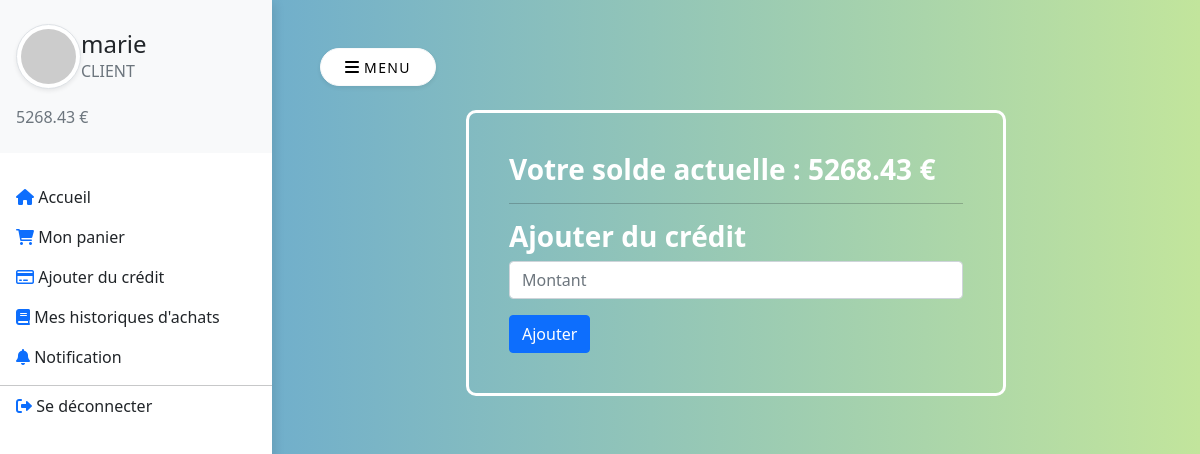
Before: /index.php?p=credit (signed in) with the older database file.
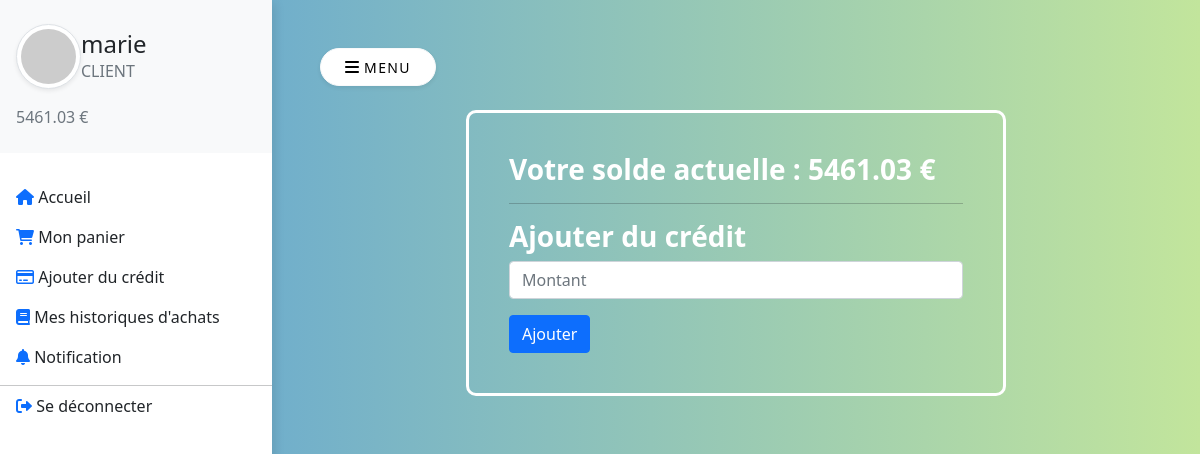
After: the same page with the newer database file.
### tables this page shows
CREATE TABLE "utilisateur" (
	"id"	TEXT NOT NULL,
	"ville"	TEXT NOT NULL,
	"mdp"	TEXT NOT NULL,
	"role"	TEXT NOT NULL,
	"solde"	INTEGER NOT NULL DEFAULT 0,
	PRIMARY KEY("id")
);

### BDD/Commun.php (called while the page is built, shortened)
<?php
class Commun {
    protected $pdo;
    function __construct()
    {
        $this->pdo = new PDO('sqlite:../BDD/commerce.db', null, null, [
            PDO::ATTR_ERRMODE => PDO::ERRMODE_EXCEPTION,
            PDO::ATTR_DEFAULT_FETCH_MODE => PDO::FETCH_ASSOC
        ]);
    }
    function getRole($id): string
    {
        $req = "SELECT role FROM utilisateur WHERE id = :id";
        $p = $this->pdo->prepare($req);
        $p->execute([
            'id' => $id
        ]);
        return $p->fetch()['role'];
    }
}

### BDD/client/Client.php (called while the page is built, shortened)
<?php
class Client extends Commun {
    function getMonSolde(): float
    {
        $req = "SELECT solde FROM utilisateur WHERE id = :utilisateurActuel";
        $p = $this->pdo->prepare($req);
        $p->execute([
            'utilisateurActuel' => $_SESSION['id']
        ]);
        return $p->fetch()['solde'];
    }
}

### pages/client/credit.php (the view)
<div class="form-body">
    <div class="row">
        <div class="form-holder">
            <div class="form-content">
                <div class="form-items">
                    <h3>Votre solde actuelle : <?= $solde ?> €</h3>
                    <hr>
                    <h3>Ajouter du crédit</h3>
                    <div class="col-md-12 mt-2">
                        <input class="form-control" type="number" placeholder="Montant" id="montant" autofocus required>
                    </div>
                    <div class="form-button mt-3">
                        <button type="submit" class="btn btn-primary" onclick="crediter()">Ajouter</button>
                    </div>
                </div>
            </div>
        </div>
    </div>
</div>

### elements/header.php (shortened to what this page needs)
<!DOCTYPE html>
<html lang="fr">
<head>
    <link rel="stylesheet" href="https://cdnjs.cloudflare.com/ajax/libs/font-awesome/6.0.0-beta3/css/all.min.css" />
    <link href="https://cdn.jsdelivr.net/npm/bootstrap@5.1.3/dist/css/bootstrap.min.css" rel="stylesheet">
    <link rel="stylesheet" href="<?= $css ?>">
</head>
<body>
    <div class="vertical-nav bg-white h-100" id="sidebar">
        <div class="py-4 px-3 mb-4 bg-light">
            <div class="media d-flex align-items-center"><img src="https://picsum.photos/200" alt="..." width="65" class="mr-3 rounded-circle img-thumbnail shadow-sm">
                <div class="media-body">
                    <h4 class="m-0"><?= $sid ?></h4>
                    <p class="font-weight-light text-muted mb-0"><?= $role ?? 'Visiteur' ?></p>
                </div>
            </div>
            <p class="font-weight-light text-muted mb-0 mt-3" id="credit"><?= $credit ?></p>
        </div>
        <ul class="nav flex-column bg-white mb-0">
            <?= nav_link('fas fa-home', 'accueil', 'Accueil') ?>
            <?php if (!$sid) : ?>
                <?= nav_link('fas fa-user', 'connexion', 'Se connecter') ?>
                <?= nav_link('fas fa-user-plus', 'inscription', "S'incrire") ?>
            <?php else : ?>
                <?php if ($role === 'CLIENT') : ?>
                    <?= nav_link('fas fa-shopping-cart', 'panier', 'Mon panier') ?>
                    <?= nav_link('far fa-credit-card', 'credit', 'Ajouter du crédit') ?>
                    <?= nav_link('fas fa-book', 'historiqueAchats', "Mes historiques d'achats") ?>
                    <?= nav_link('fas fa-bell', 'notification', "Notification") ?>
                    <?php else : if ($role === 'ADMIN') : ?>
                        <?= nav_link('fas fa-list', 'listeProduits', 'Liste des produits') ?>
                        <?= nav_link('fas fa-list', 'listeCategories', 'Liste des catégories') ?>
                    <?php endif ?>
                <?php endif ?>
                <hr class="mb-0 mt-2">
                <?= nav_link('fas fa-sign-out-alt', 'deconnexion', 'Se déconnecter') ?>
            <?php endif ?>
        </ul>
    </div>
    <div class="page-content p-5" id="content">
        <button id="sidebarCollapse" type="button" class="btn btn-light bg-white rounded-pill shadow-sm px-4 mb-4"><i class="fa fa-bars mr-2"></i><small class="text-uppercase font-weight-bold"> Menu</small></button>

Changed rows visible on the page:
changed utilisateur "CLIENT": solde "5268.43 €" → "5461.03 €"; solde "5268.43" → "5461.03"
